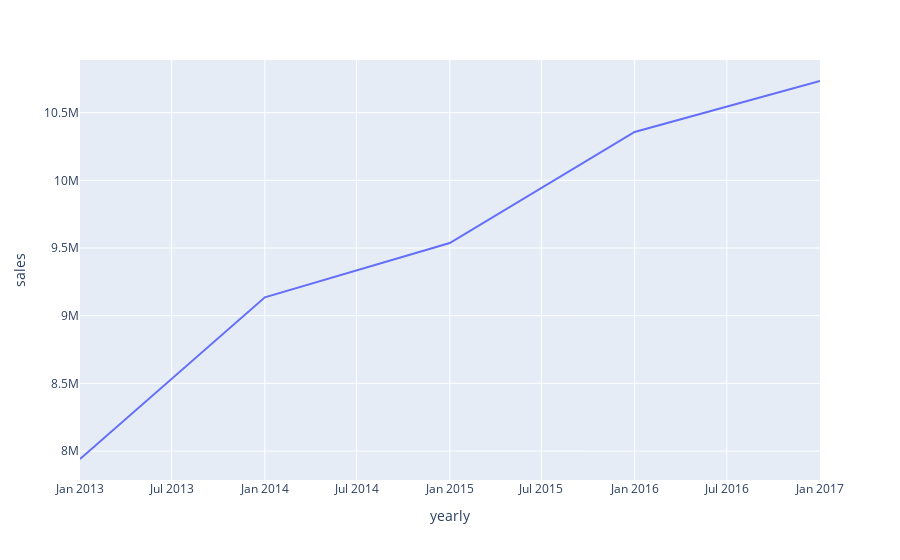

The cell this chart's notebook holds for it:
### Code cell
px.line(all_year, x="yearly", y="sales")

### Figure 1 — Plotly figure (JSON) as saved in the notebook; plotly's stock layout.template omitted (floating-point values rounded to 4 significant figures)
{"data": [{"hovertemplate": "yearly=%{x}<br>sales=%{y}<extra></extra>", "legendgroup": "", "line": {"color": "#636efa", "dash": "solid"}, "marker": {"symbol": "circle"}, "mode": "lines", "name": "", "orientation": "v", "showlegend": false, "type": "scatter", "x": ["2013-01-01T00:00:00", "2014-01-01T00:00:00", "2015-01-01T00:00:00", "2016-01-01T00:00:00", "2017-01-01T00:00:00"], "xaxis": "x", "y": [7941243, 9135482, 9536887, 10357160, 10733740], "yaxis": "y"}], "layout": {"legend": {"tracegroupgap": 0}, "margin": {"t": 60}, "xaxis": {"anchor": "y", "domain": [0, 1], "title": {"text": "yearly"}}, "yaxis": {"anchor": "x", "domain": [0, 1], "title": {"text": "sales"}}}}
